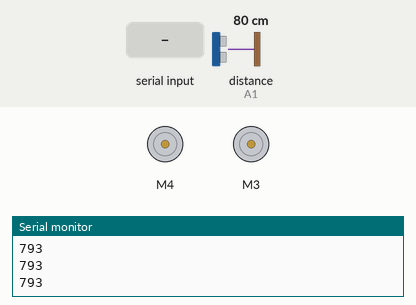
Bench run of a sketch on a simulated Arduino Uno, built with avr-gcc and run on an emulated ATmega328P. Parts: 2 × DC motor (green arrow = forward, orange = backward, longer = faster), the last lines printed to the serial monitor. Wiring (inferred from the names in the program): ultrasonic range finder: trigger A0; echo A1. Inputs (shaded band) come from the test bench; at power-on: distance to the obstacle (sensor on A1) 80 cm. The echo pulse lasts 58.3 µs per cm.

Above: at 1.2 s.
1.3 s: "g" received over the second serial link
At 2.4 s:
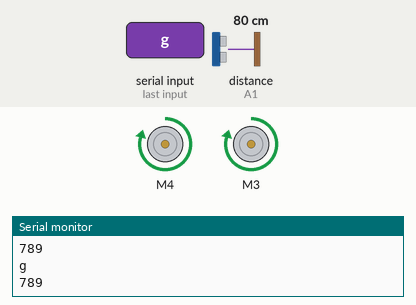
2.9 s: "b" received over the second serial link
At 3.7 s:
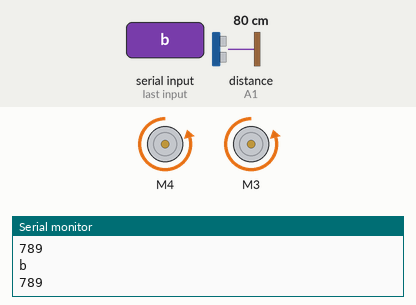
4.5 s: "l" received over the second serial link
At 5.6 s:
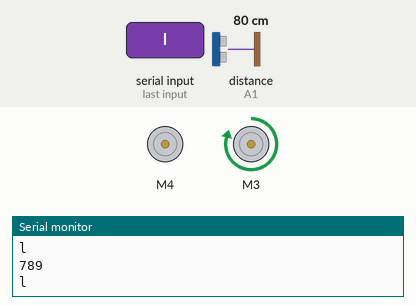
6.5 s: "r" received over the second serial link
At 8.2 s:
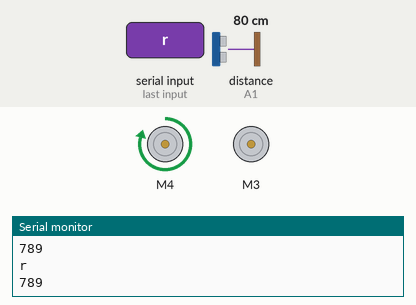
8.5 s: "w" received over the second serial link
At 9.2 s:
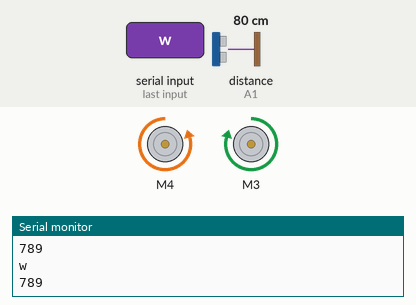
10.2 s: "q" received over the second serial link
At 11.6 s:
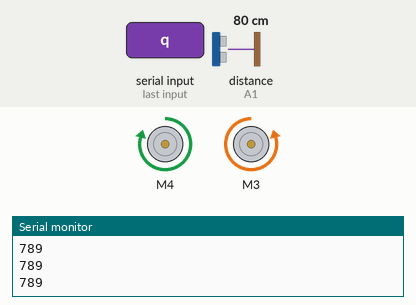
Timing chart, 0 to 12.9 s (numbered marks = the images above; inputs shaded):
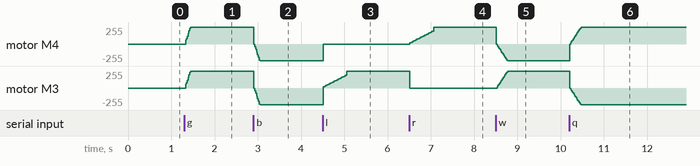

The sketch:

vscar.ino
```cpp
#include <SoftwareSerial.h>
#include <AFMotor.h>
AF_DCMotor motor_L(4);              // 모터드라이버 L293D  3: M3에 연결,  4: M4에 연결
AF_DCMotor motor_R(3);

#define BT_RXD A5
#define BT_TXD A4
SoftwareSerial bluetooth(BT_RXD, BT_TXD);       // RX: A5, TX: A4

char rec_data;
bool rec_chk = false;

int i;
int j;

//초음파센서 출력핀(trig)과 입력핀(echo), 변수, 함수 선언//
int TrigPin = A0;
int EchoPin = A1;
long duration, distance;
void Distance_Measurement();

void setup(){
  Serial.begin(9600);              // PC와의 시리얼 통신속도
  bluetooth.begin(9600);            // 스마트폰 블루투스 통신속도
  Serial.println("Eduino Smart Car Start!");
  pinMode(EchoPin, INPUT);   // EchoPin 입력
  pinMode(TrigPin, OUTPUT);  // TrigPin 출력

  // turn on motor
  motor_L.setSpeed(250);              // 왼쪽 모터의 속도
  motor_L.run(RELEASE);
  motor_R.setSpeed(250);              // 오른쪽 모터의 속도
  motor_R.run(RELEASE);
}
void loop(){

  if(bluetooth.available()){         // 블루투스 명령 수신
     rec_data = bluetooth.read();
     Serial.write(rec_data);
     rec_chk = true;
  }
  Distance_Measurement();
  if(rec_data == 'g'){  // 전진, go
    Serial.println("g");
     motor_L.run(FORWARD);  motor_R.run(FORWARD);
  }
  else if(rec_data == 'b'){ // 후진, back
    Serial.println("b");
     motor_L.run(BACKWARD);  motor_R.run(BACKWARD);
  }
  else if(rec_data == 'l'){ // 좌회전, Go Left
    Serial.println("l");
   motor_L.run(RELEASE);  motor_R.run(FORWARD);
  }
  else if(rec_data == 'r'){ // 우회전, Go Right
    Serial.println("r");
    motor_L.run(FORWARD);  motor_R.run(RELEASE);
  }
  else if(rec_data == 'w'){ // 제자리 회전, Right Rotation
    Serial.println("w");
     motor_L.run(BACKWARD);   motor_R.run(FORWARD);
  }
  else if(rec_data == 'q'){ // 제자리 회전, Left Rotation
      motor_L.run(FORWARD);   motor_R.run(BACKWARD);
  }
  else if(rec_data == 's'){  } // Stop

  if(rec_data == 's' ){       // 정지
    if(rec_chk == true){
       for (i=250; i>=0; i=i-20) {
          motor_L.setSpeed(i);  motor_R.setSpeed(i);
          delay(10);
       }
       motor_L.run(RELEASE);       motor_R.run(RELEASE);
    }
  }
  else{
    if(rec_chk == true){
      if(rec_data == 'l'){  // Left
        for (i=20; i<200; i=i+10) {
          motor_L.setSpeed(i);  motor_R.setSpeed(i);
          delay(30);
        }
       }
       else if(rec_data == 'r'){       // Right
        for (i=20; i<200; i=i+10) {
          motor_L.setSpeed(i);  motor_R.setSpeed(i);
          delay(30);
        }
       }
       else if(rec_data == 'w' || rec_data == 'q'){ // Rotation Left, Right
        for (i=0; i<250; i=i+20) {
          motor_L.setSpeed(i);  motor_R.setSpeed(i);
          delay(20);
        }
       }
       else if(rec_data == 'g'){ //Go
        for (i=0; i<250; i=i+20) {
           motor_L.setSpeed(i);  motor_R.setSpeed(i);
          delay(10);
        }
       }
       else{
        for (i=0; i<250; i=i+20) { //  Back
           motor_L.setSpeed(i);  motor_R.setSpeed(i);
          delay(10);
        }
       }
     }
    else{
          motor_L.setSpeed(250);  motor_R.setSpeed(250);
    }
  }
  rec_chk = false;
}

////////거리감지///////////
void Distance_Measurement(){
  digitalWrite(TrigPin, LOW);
  delay(2);
  digitalWrite(TrigPin, HIGH);  // trigPin에서 초음파 발생(echoPin도 HIGH)
  delayMicroseconds(10);
  digitalWrite(TrigPin, LOW);
  duration = pulseIn(EchoPin, HIGH);    // echoPin 이 HIGH를 유지한 시간을 저장 한다.
  Serial.println(distance);
  //Serial.println(duration);
  distance = ((float)(340 * duration) / 1000) / 2;

  if(distance < 150)
  {
    bluetooth.write(444);
    motor_L.run(RELEASE);
    motor_R.run(RELEASE);
    for (i=200; i>=0; i=i-20) {
          motor_L.setSpeed(i);  motor_R.setSpeed(i);
          delay(2);
          }

    delay(5);
    // stop car

  }
}
```

Measured:
- after the input at 1.3 s, motor M4, motor M3: stopped → forward 250/255 at once
- after the input at 2.9 s, motor M4, motor M3: forward 250/255 → backward 250/255 at once
- after the input at 4.5 s, motor M4: backward 250/255 → stopped at once; motor M3: moves from backward 250/255 to forward 250/255 over 0.55 s, starting at once
- after the input at 6.5 s, motor M4: moves from stopped to forward 250/255 over 0.55 s, starting at once; motor M3: forward 250/255 → stopped at once
- after the input at 8.5 s, motor M4: moves from forward 250/255 to backward 250/255 over 0.27 s, starting at once; motor M3: moves from stopped to forward 250/255 over 0.25 s, starting at once
- after the input at 10.2 s, motor M4: moves from backward 250/255 to forward 250/255 over 0.27 s, starting at once; motor M3: moves from forward 250/255 to backward 250/255 over 0.27 s, starting at once
